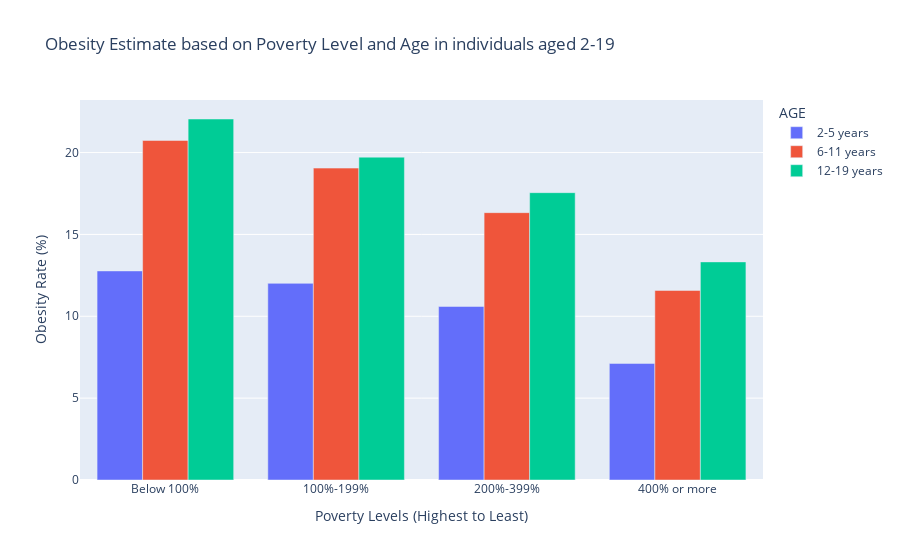

The code cell stored with this chart in its notebook:
### Markdown cell above
### Visual 1: Obesity Estimate based on Poverty Level and Age in individuals aged 2-19

### Code cell
def obesity_Visual1(df):
    df = df.loc[df['AGE'] != '2-19 years']
    df['AGE'] = pd.Categorical(df['AGE'], categories=['2-5 years', '6-11 years', '12-19 years'], ordered = False)
    df['STUB_LABEL'] = pd.Categorical(df['STUB_LABEL'], categories=['Below 100%', '100%-199%', '200%-399%', '400% or more'], ordered = False)
    estimatePerYear = (df.groupby(['STUB_LABEL', 'AGE'])['ESTIMATE'].sum() / df.groupby(['STUB_LABEL', 'AGE'])['ESTIMATE'].count()).reset_index()
    fig = px.bar(estimatePerYear, x="STUB_LABEL", y="ESTIMATE", color="AGE",
                 title="Obesity Estimate based on Poverty Level and Age in individuals aged 2-19",
                 labels={'STUB_LABEL': 'Poverty Levels (Highest to Least)', 'ESTIMATE': 'Obesity Rate (%)'},
                 barmode='group')

    fig.show()
obesity_Visual1(poverty_obesity)

### Figure 1 — Plotly figure (JSON) as saved in the notebook; plotly's stock layout.template omitted (floating-point values rounded to 4 significant figures)
{"data": [{"alignmentgroup": "True", "hovertemplate": "AGE=2-5 years<br>Poverty Levels (Highest to Least)=%{x}<br>Obesity Rate (%)=%{y}<extra></extra>", "legendgroup": "2-5 years", "marker": {"color": "#636efa", "pattern": {"shape": ""}}, "name": "2-5 years", "offsetgroup": "2-5 years", "orientation": "v", "showlegend": true, "textposition": "auto", "type": "bar", "x": ["Below 100%", "100%-199%", "200%-399%", "400% or more"], "xaxis": "x", "y": [12.77, 12.01, 10.6, 7.12], "yaxis": "y"}, {"alignmentgroup": "True", "hovertemplate": "AGE=6-11 years<br>Poverty Levels (Highest to Least)=%{x}<br>Obesity Rate (%)=%{y}<extra></extra>", "legendgroup": "6-11 years", "marker": {"color": "#EF553B", "pattern": {"shape": ""}}, "name": "6-11 years", "offsetgroup": "6-11 years", "orientation": "v", "showlegend": true, "textposition": "auto", "type": "bar", "x": ["Below 100%", "100%-199%", "200%-399%", "400% or more"], "xaxis": "x", "y": [20.74, 19.05, 16.33, 11.58], "yaxis": "y"}, {"alignmentgroup": "True", "hovertemplate": "AGE=12-19 years<br>Poverty Levels (Highest to Least)=%{x}<br>Obesity Rate (%)=%{y}<extra></extra>", "legendgroup": "12-19 years", "marker": {"color": "#00cc96", "pattern": {"shape": ""}}, "name": "12-19 years", "offsetgroup": "12-19 years", "orientation": "v", "showlegend": true, "textposition": "auto", "type": "bar", "x": ["Below 100%", "100%-199%", "200%-399%", "400% or more"], "xaxis": "x", "y": [22.05, 19.72, 17.55, 13.32], "yaxis": "y"}], "layout": {"autosize": true, "barmode": "group", "legend": {"title": {"text": "AGE"}, "tracegroupgap": 0}, "title": {"text": "Obesity Estimate based on Poverty Level and Age in individuals aged 2-19"}, "xaxis": {"anchor": "y", "autorange": true, "domain": [0, 1], "range": [-0.5, 3.5], "title": {"text": "Poverty Levels (Highest to Least)"}, "type": "category"}, "yaxis": {"anchor": "x", "autorange": true, "domain": [0, 1], "range": [0, 23.21], "title": {"text": "Obesity Rate (%)"}, "type": "linear"}}}
